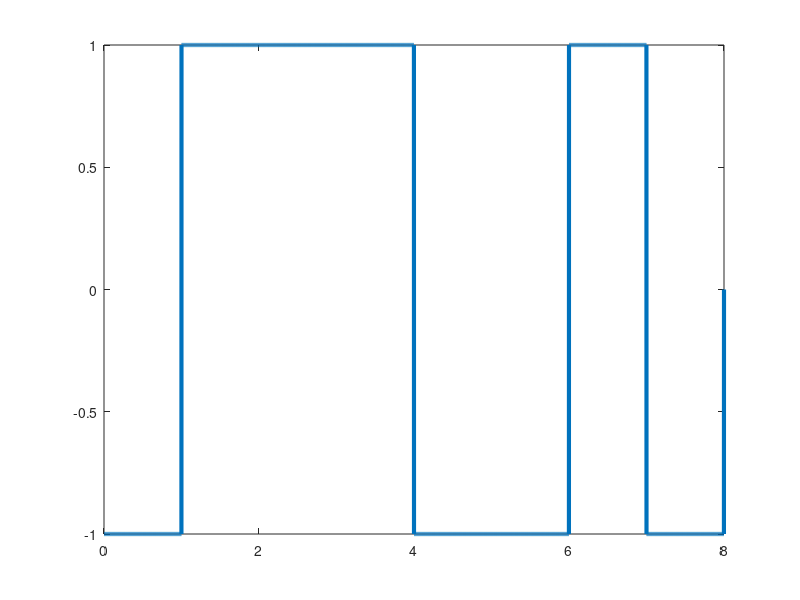

Reproduce this figure in MATLAB.
bits = [ 0 1 1 1 0 0 1 0];
b_rt=1;
n=1000;
T=length(bits)/b_rt;
to_smp=n*length(bits);
dt=T/to_smp;
t=0:dt:T;
y=zeros(1,length(t));
for i=1:length(bits)
  if bits(i)==1
    y((i-1)*n+1:i*n) = 1;
  else 
    y((i-1)*n+1:i*n) = -1;
  end
end
plot(t, y, 'Linewidth', 3);
%decoding
count=0;
for i=1:length(t)
  if t(i)>count
    count=count+1;
    if y(i)>0
      result(count)=y(i);
    else
      result(count)=0;
    endif
  endif
endfor
disp('nrz-l decoding');
disp(result);